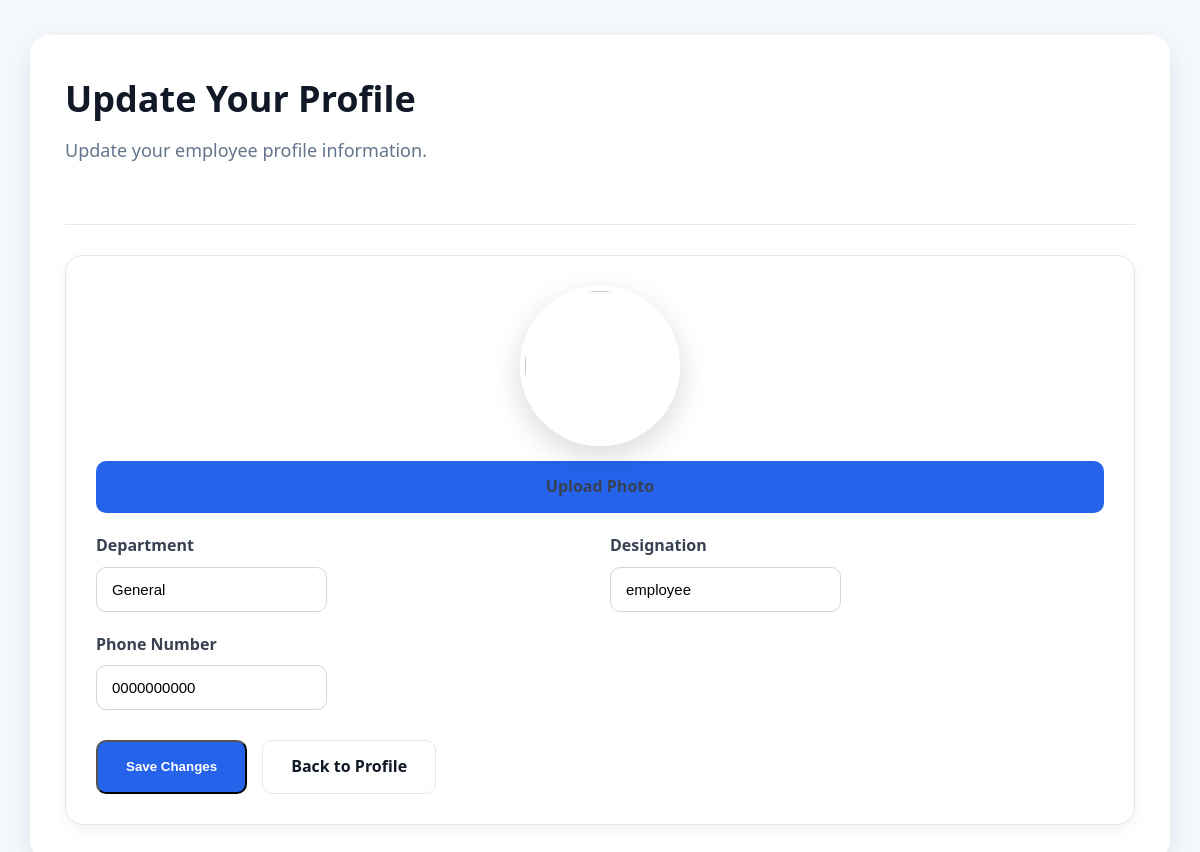
/employee/edit-profile/ (signed in), run on the app's committed database.
### employees/models.py (models this page shows, shortened)
class Employee(models.Model):
    ROLE_CHOICES = [
        ("Admin", "Admin"),
        ("Manager", "Manager"),
        ("HR", "HR"),
        ("Team Lead", "Team Lead"),
        ("Employee", "Employee"),
    ]
    GENDER_CHOICES = [
        ("Male", "Male"),
        ("Female", "Female"),
        ("Other", "Other"),
        ("Prefer not to say", "Prefer not to say"),
    ]
    EMPLOYMENT_TYPE_CHOICES = [
        ("Full-Time", "Full-Time"),
        ("Part-Time", "Part-Time"),
        ("Contract", "Contract"),
        ("Intern", "Intern"),
    ]
    user = models.OneToOneField(
        User,
        on_delete=models.CASCADE
    )
    employee_id = models.CharField(
        max_length=20,
        unique=True
    )
    department = models.CharField(
        max_length=100
    )
    designation = models.CharField(
        max_length=100
    )
    role = models.CharField(
        max_length=20,
        choices=ROLE_CHOICES,
        default="Employee"
    )
    phone = models.CharField(
        max_length=15
    )
    joining_date = models.DateField()
    profile_image = models.ImageField(
        upload_to="employees/",
        blank=True,
        null=True
    )
    dob = models.DateField(
        blank=True,
        null=True
    )
    gender = models.CharField(
        max_length=30,
        choices=GENDER_CHOICES,
        blank=True
    )
    blood_group = models.CharField(
        max_length=5,
        blank=True
    )
    present_address = models.TextField(
        blank=True
    )
    permanent_address = models.TextField(
        blank=True
    )
    city = models.CharField(
        max_length=100,
        blank=True
    )
    state = models.CharField(
        max_length=100,
        blank=True
    )
    country = models.CharField(
        max_length=100,
        blank=True
    )
    emergency_contact_name = models.CharField(
        max_length=100,
        blank=True
    )
    emergency_contact = models.CharField(
        max_length=15,
        blank=True
    )
    reporting_manager = models.CharField(
        max_length=100,
        blank=True
    )
    team_name = models.CharField(
        max_length=100,
        blank=True
    )
    work_location = models.CharField(
        max_length=100,
        blank=True
    )
    employment_type = models.CharField(
        max_length=30,
        choices=EMPLOYMENT_TYPE_CHOICES,
        default="Full-Time"
    )
    created_at = models.DateTimeField(
        auto_now_add=True
    )
    updated_at = models.DateTimeField(
        auto_now=True
    )

### employees/views.py (the view)
# urls.py: path("edit-profile/", views.edit_profile, name="edit_profile"),
@login_required(login_url="login")
def edit_profile(request):
    employee = get_object_or_404(
        Employee,
        user=request.user
    )
    if request.method == "POST":
        form = EmployeeProfileForm(
            request.POST,
            request.FILES,
            instance=employee
        )
        if form.is_valid():
            form.save()
            messages.success(
                request,
                "Profile updated successfully."
            )
            return redirect("employees_profile")
    else:
        form = EmployeeProfileForm(
            instance=employee
        )
    return render(
        request,
        "employees/edit-profile.html",
        {
            "form": form,
            "employee": employee,
        }
    )

### employees/forms.py
class EmployeeProfileForm(forms.ModelForm):
    class Meta:
        model = Employee
        fields = [
            "department",
            "designation",
            "phone",
            "profile_image",
        ]
        widgets = {
            "department": forms.TextInput(
                attrs={
                    "class": "form-control",
                    "placeholder": "Department",
                }
            ),
            "designation": forms.TextInput(
                attrs={
                    "class": "form-control",
                    "placeholder": "Designation",
                }
            ),
            "phone": forms.TextInput(
                attrs={
                    "class": "form-control",
                    "placeholder": "Phone Number",
                }
            ),
            "profile_image": forms.ClearableFileInput(
                attrs={
                    "class": "form-control",
                }
            ),
        }

### employees/templates/employees/edit-profile.html (shortened to what this page needs)
{% load static %}
<!DOCTYPE html>
<html lang="en">
<head>
    <link rel="stylesheet" href="{% static 'employees/css/style.css' %}">
</head>
<body>
<div class="profile-page">
    <header class="profile-header">
        <div>
            <h1 class="profile-name">
                Update Your Profile
            </h1>
            <p class="profile-role">
                Update your employee profile information.
            </p>
        </div>
    </header>
    <article class="panel-card">
        <form method="POST"
              enctype="multipart/form-data"
              class="form-grid">
            <div class="form-group" style="grid-column:1/-1;text-align:center;">
                {% if employee.profile_image %}
                    <img src="{{ employee.profile_image.url }}"
                         id="previewImage"
                         class="profile-image"
                         style="width:160px;height:160px;object-fit:cover;border-radius:50%;border:5px solid #fff;box-shadow:0 10px 30px rgba(0,0,0,.15);margin-bottom:15px;">
                {% else %}
                    <img src="{% static 'employees/images/default.png' %}"
                         id="previewImage"
                         class="profile-image"
                         style="width:160px;height:160px;object-fit:cover;border-radius:50%;border:5px solid #fff;box-shadow:0 10px 30px rgba(0,0,0,.15);margin-bottom:15px;">
                {% endif %}
                <label for="id_profile_image"
                       class="btn btn-primary"
                       style="cursor:pointer;">
                    Upload Photo
                </label>
            </div>
            <div class="form-group">
                <label>Department</label>
                {{ form.department }}
            </div>
            <div class="form-group">
                <label>Designation</label>
                {{ form.designation }}
            </div>
            <div class="form-group">
                <label>Phone Number</label>
                {{ form.phone }}
            </div>
            <div class="form-actions">
                <button type="submit" class="btn btn-primary">
                    Save Changes
                </button>
                <a href="{% url 'employees_profile' %}"
                   class="btn btn-secondary">
                    Back to Profile
                </a>
            </div>
        </form>
    </article>
</div>
</body>
</html>

### employees/static/employees/css/style.css (style rules this page uses)
:root { --primary:#2563eb; --primary-dark:#1d4ed8; --secondary:#64748b; --bg:#f4f7fc; --card:#ffffff; --border:#e5e7eb; --text:#111827; --muted:#6b7280; --success:#16a34a; --danger:#dc2626; --radius:18px; --shadow: 0 8px 24px rgba(15,23,42,.08); --transition:.3s ease; }
* { margin:0; padding:0; box-sizing:border-box; }
body { background:var(--bg); font-family:Segoe UI,Roboto,sans-serif; color:var(--text); line-height:1.6; }
.profile-page { width:95%; max-width:1250px; margin:35px auto; background:var(--card); border-radius:20px; box-shadow:var(--shadow); padding:35px; }
.profile-header { display:flex; align-items:center; gap:40px; flex-wrap:wrap; padding-bottom:30px; border-bottom:1px solid var(--border); }
.profile-image { width:100%; height:100%; object-fit:cover; }
.profile-name { font-size:36px; font-weight:700; margin-bottom:8px; }
.profile-role { color:var(--secondary); font-size:18px; margin-bottom:30px; }
.btn { padding:13px 28px; border-radius:10px; text-decoration:none; font-weight:600; transition:var(--transition); display:inline-flex; align-items:center; justify-content:center; cursor:pointer; }
.btn-primary { background:var(--primary); color:white; }
.btn-secondary { background:white; border:1px solid var(--border); color:var(--text); }
.panel-card { background:white; margin-top:30px; border-radius:18px; padding:30px; border:1px solid var(--border); box-shadow:0 5px 15px rgba(0,0,0,.05); }
.form-grid { display:grid; grid-template-columns:repeat(2,1fr); gap:20px; }
.form-grid label { display:flex; flex-direction:column; font-weight:600; color:#374151; }
.form-grid input, .form-grid textarea, .form-grid select { margin-top:8px; padding:13px 15px; border:1px solid #d1d5db; border-radius:10px; outline:none; font-size:15px; transition:.3s; }
.form-actions { grid-column:1/-1; margin-top:10px; display:flex; gap:15px; flex-wrap:wrap; }

### data on the page
Employee: department "General", designation "employee", phone "0000000000"
